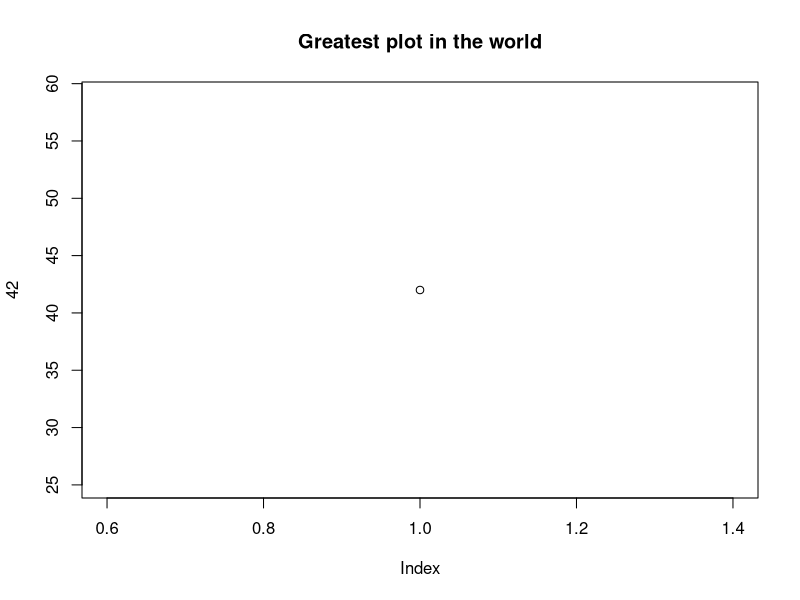
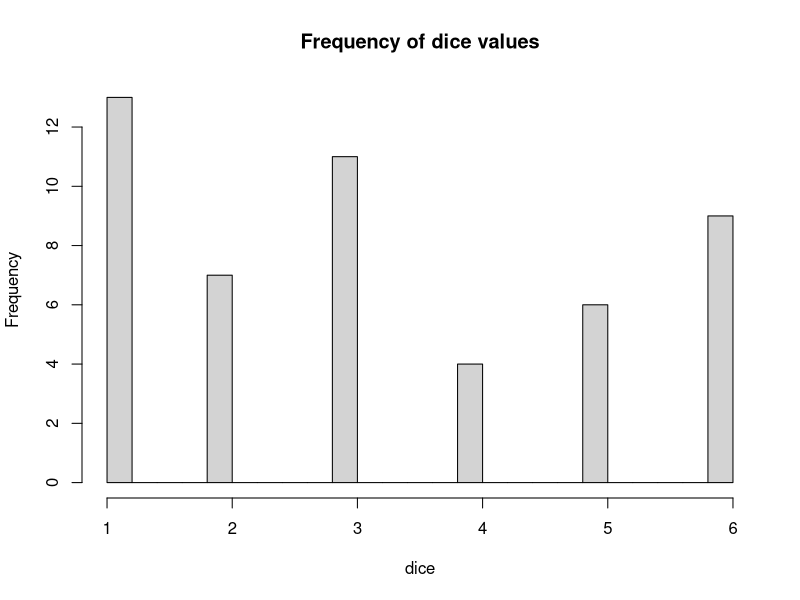
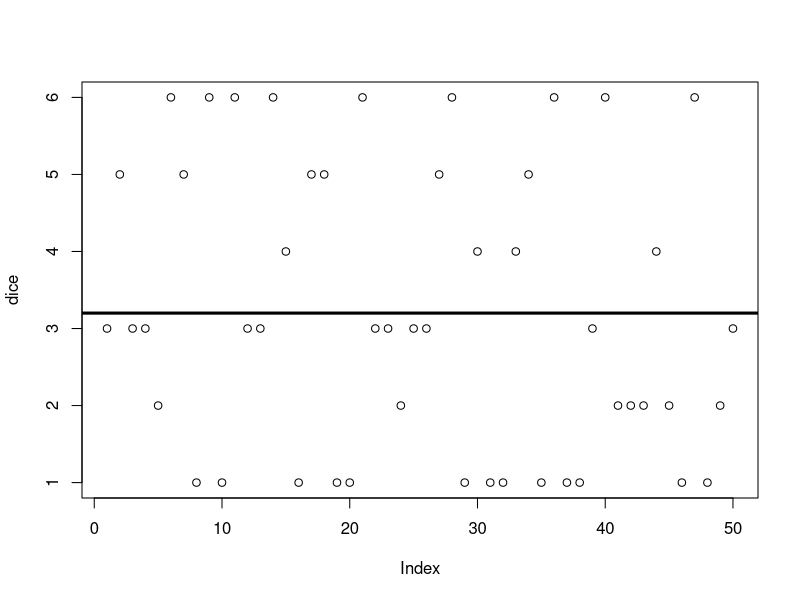
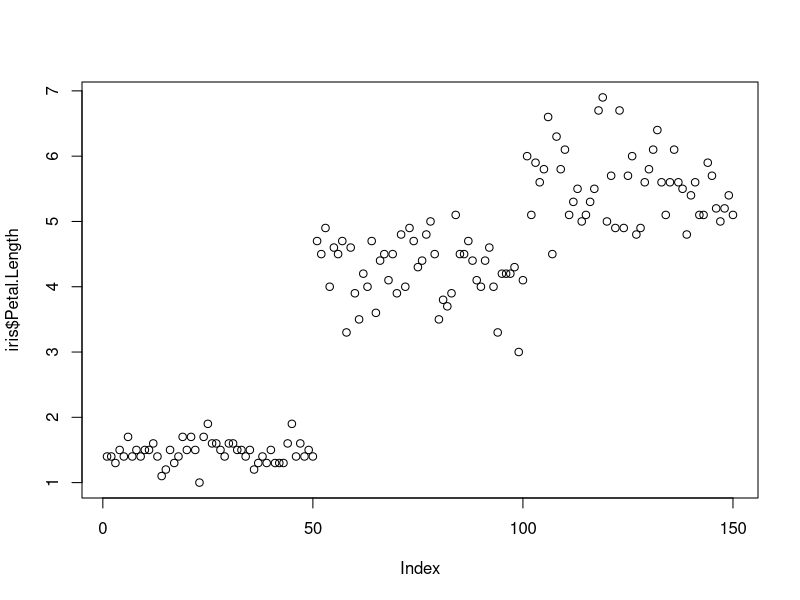
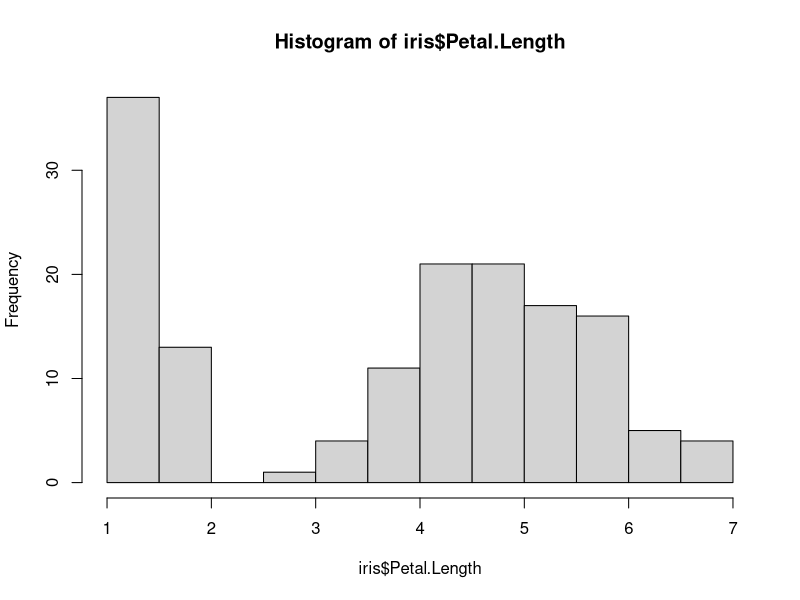
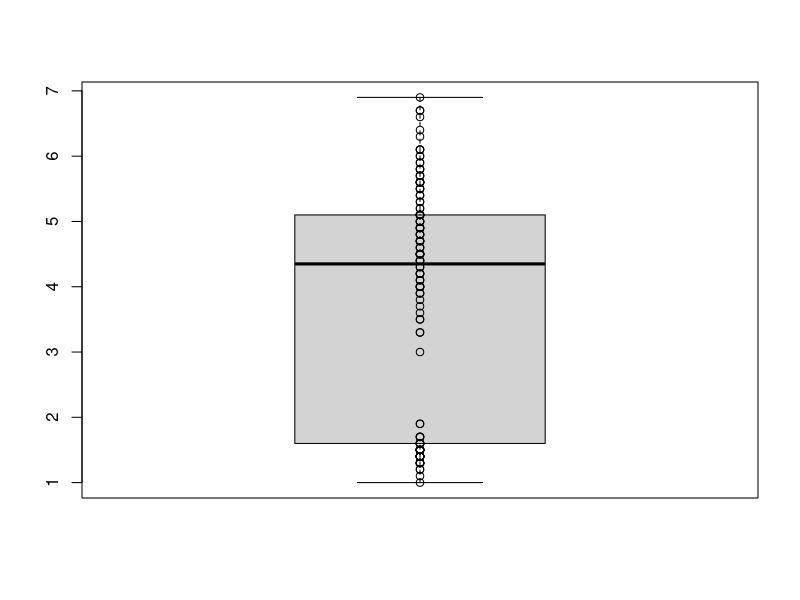
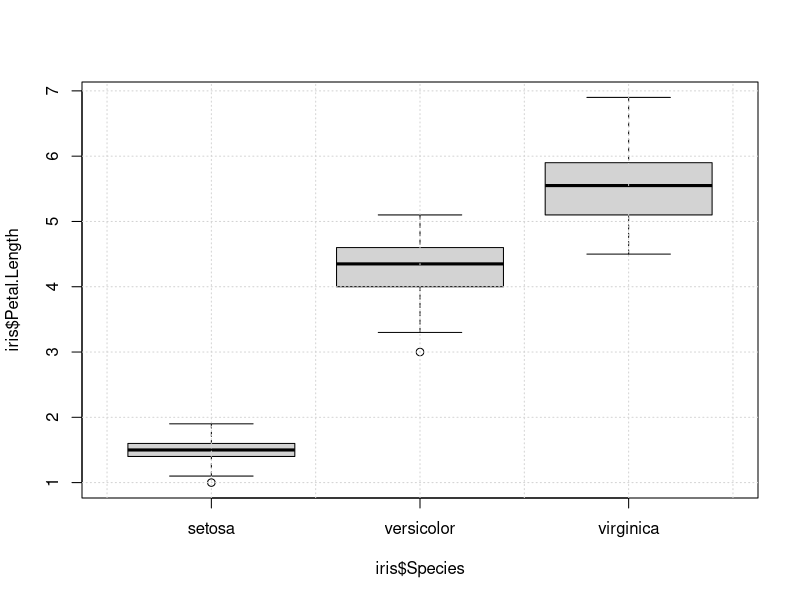
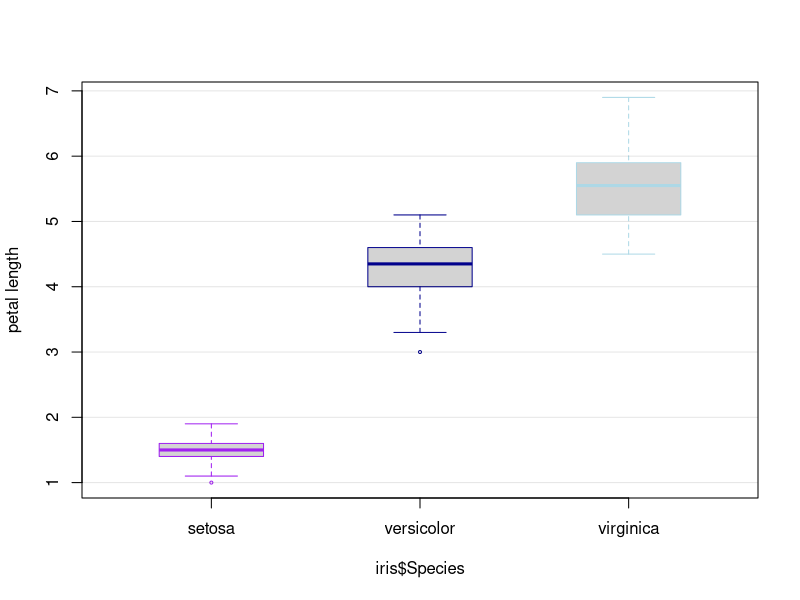

Recreate these plots in R, in order.
## ---- chunk 1
sum(1,10) # cursor on the line, press CTRL+ENTER (or CMD+ENTER on Mac)
# You should see the output (sum of 1 and 10) in the console. Note that you can also write commands directly in the console, and executing them with ENTER. Try some simple maths: write 2*3+1 in the console below, and press ENTER.

# Important: you can always get help for a function and check its input parameters by executing 
help(sum)  # put the name of any function in the brackets
# ...or by searching for the function by name in the Help tab on the right.

# Let's plot something. The command for plotting is, surprisingly, plot().
plot(42, main = "Greatest plot in the world") # execute the command; a plot should appear on the right.
# OK, this was not very exciting. But notice that a function can have multiple inputs, or arguments. In this case, the first argument is the data (a vector of length one), and the second is 'main', which specifies the main title of the plot. 
# Note that you can make to plot bigger by pressing the 'Zoom' button above the plot panel on the right.

# Let's create some data to play with. We'll use the sample() command, which creates random numbers from a predifined sample. Basically it's like rolling a dice some n times, and recording the results.
sample(x = 1:6, size = 50, replace = T) # execute this; its output is 50 numbers 

# If an output is not assigned to some object, it usually just gets printed in the console. It would be easier to work with data, if we saved it in an object. For this, we need to learn assignement, which in R works using the equals = symbol (or the <-, but let's stick with = for simplicity).
dice = sample(x = 1:6, size = 50, replace = T)  # what it means: xdata is the name of a (new) object, the equals sign (=) signifies assignement, with the object on the left and the data on the right. In this case, the data is the output of the sample() function. Instead of printing in the console, the output is assigned to the object.
dice # execute to inspect: calling an object usually prints its contents into the console below.
# Let's plot:
hist(dice, breaks=20, main="Frequency of dice values") # plots a histogram (distribution of values)
plot(dice)               # plots data as it is ordered in the object
xmean = mean(dice)       # calculate the mean of the 50 dice throws
abline(h = xmean, lwd=3) # plot the mean as a horizontal line

## ---- chunk 2
data("iris")  # load the data into the workspace (or "global environment").
# In RStudio, you can have a look at the dataframe by clicking on the little "table" icon next to it in the Environment section (top right).

# We can also inspect the data using R commands.
head(iris)     # prints the first rows
summary(iris)  # produces an automatic summary of the columns
help(iris)     # built in datasets often have help files attached

# Plotting time! Let's see for example how long the petals are in the dataset
iris$Petal.Length       # the $ is used for accessing (named) column of a dataframe
iris[, "Petal.Length"]  # this is the other indexing notation
plot(iris$Petal.Length) # two observations: there is quite a bit of variation, and it seems there are clusters in the data
hist(iris$Petal.Length, breaks=10) # a histogram shows the distribution of values ('breaks' change resolution)
boxplot(iris$Petal.Length)         # a boxplot is like a visual summary()
points(x=rep(1, nrow(iris)), y=iris$Petal.Length) # could also add actual datapoints

# Here's something to try: the default color of the points is black. Change it to something else by adding the parameter col to the points command (remember, parameters are separated by commas, and they are given values using the = sign; color names must be in quotes, e.g., "red").

# Plot boxplots, grouped by the Species variable:
boxplot(iris$Petal.Length ~ iris$Species) # note the ~ notation
grid() # why not add a grid for reference

# A slightly nicer version:
boxplot(iris$Petal.Length ~ iris$Species, ylab="petal length", 
        border=c("purple", "darkblue", "lightblue"), boxwex=0.5, cex=0.4) 
abline(h=1:7, col=rgb(0,0,0,0.1))  # adds vertical lines instead of full grid

## ---- chunk 3
# An example of how RGB color mixing works.
xpar=par(no.readonly = T)
par(bg="black", mar=c(0,0,1,0), mfrow=c(2,1))
plot(NA, ylim=c(-0.1,1.1), xlim=c(-0.1,1.1), type="n", xaxt="n", yaxt="n", main="")
mtext("red vs blue, green=0", col="white")
g=0
for(r in seq(0,1,0.2) ){
  for(b in seq(0,1,0.2)){
    points(r, b, col=rgb(red=r,green=g,blue=b, alpha=1), pch=16, cex=6, lwd=1)
    text(r, b, paste0("rgb(",paste( c(r,g,b), collapse=","), ")"),cex=0.7, col="white", family="mono", font=2) #rgb(red=r,green=g,blue=b, alpha=1)
  } 
}
plot(NA, ylim=c(-0.1,1.1), xlim=c(-0.1,1.1), type="n", xaxt="n", yaxt="n", main="")
mtext("red vs blue, green=0.5", col="white")
g=0.5
for(r in seq(0,1,0.2) ){
  for(b in seq(0,1,0.2)){
    points(r, b, col=rgb(red=r,green=g,blue=b, alpha=1), pch=16, cex=6, lwd=1)
    text(r, b, paste0("rgb(",paste( c(r,g,b), collapse=","), ")"),cex=0.7, col="white", family="mono", font=2)
  } 
}
par(xpar)

## ---- chunk 4

plot(iris$Sepal.Length, iris$Sepal.Width) # no interaction?

# Why not color-code by species. This method also makes use of the [ ] indexing.
iriscolors= c(rgb(0.5,0,0.9, 0.6), rgb(0,0,0.6,0.6), rgb(0,0.7,1,0.6)) # c("purple", "darkblue", "lightblue") but with transparency
irispoints = c(15,16,17)  # see help(points) for more
plot(iris$Sepal.Length, iris$Sepal.Width, 
     col=iriscolors[iris$Species], pch=20)  # pch sets the point type
grid(col=rgb(0,0,0,0.3), lty=3)
legend("topleft", pch=20, legend = levels(iris$Species), col=iriscolors, cex=0.7, bty="n") # add legend
# Whoa... This is suddenly a lot of code out of nowhere. If some of it looks overwhelming, worry not, everything will become clear once you get into R a bit more. 

# Add some detail to make this legible to the colour-blind, and printable in black-and-white
irispoints = c(15,16,17)  # see help(points) for more
plot(iris$Sepal.Length, iris$Sepal.Width, 
     col = iriscolors[iris$Species] , pch = irispoints[iris$Species])

# Make this publication-ready by adding proper labels
plot(iris$Sepal.Length, iris$Sepal.Width, 
     col=iriscolors[iris$Species] , pch=irispoints[iris$Species],
     main="Iris sepals in three species", xlab="Sepal length", ylab="Sepal width")
grid(col=rgb(0, 0, 0, 0.2)) # 0,0,0 results in black, 0.2 alpha makes it transparent (so, grey on a white background)
legend("topleft", pch=irispoints, legend = levels(iris$Species), col=iriscolors, cex=0.7, bty="n")

## ---- chunk 5
# This time we'll generate some random data and pretend it's real data.
# "The following data are reaction times to stimuli of one individual, over 100 trials, in an experiment on...whatever"
retime = c(runif(20, 0,0.1), seq(0.1, 2.8,length.out = 80)) *  runif(100, 0.7, 1.1 )

# Have a look at the raw data first! (by now you already know how to do it)

# Now let's plot it
plot(retime, ylab="reaction time") # this plots points though

## ---- chunk 6
boubakiki = data.frame(
  meanings=c(
    sample(c("big", "small"),25,T, prob=c(0.8,0.2)), 
    sample(c("big", "small"),24,T, prob=c(0.3,0.7))
    ),
  words=c(rep("bouba",25), rep("kiki",24))
  ) # this command will create the random data

# Have a look at the raw data first.

# In addition to eyeballing the data, use the following commands: nrow(), dim()

# Now let's use the table() function to make sense of it:
bktable = table(boubakiki)
bktable
mosaicplot(bktable, col=c("orange", "navy"))  # a simple mosaic plot, displays proportions
barplot(bktable, ylab="big       small")         # a barplot, displays counts
## ---- chunk 7
# Let's create an object with a bunch of text:
sometext = "In a hole in the ground there lived a hobbit. Not a nasty, dirty, wet hole, filled with the ends of worms and an oozy smell, nor yet a dry, bare, sandy hole with nothing in it to sit down on or to eat: it was a hobbit-hole, and that means comfort. It had a perfectly round door like a porthole, painted green, with a shiny yellow brass knob in the exact middle. The door opened on to a tube-shaped hall like a tunnel: a very comfortable tunnel without smoke, with panelled walls, and floors tiled and carpeted, provided with polished chairs, and lots and lots of pegs for hats and coats—the hobbit was fond of visitors. The tunnel wound on and on, going fairly but not quite straight into the side of the hill — The Hill, as all the people for many miles round called it — and many little round doors opened out of it, first on one side and then on another. No going upstairs for the hobbit: bedrooms, bathrooms, cellars, pantries (lots of these), wardrobes (he had whole rooms devoted to clothes), kitchens, dining-rooms, all were on the same floor, and indeed on the same passage. The best rooms were all on the left-hand side (going in), for these were the only ones to have windows, deep-set round windows looking over his garden, and meadows beyond, sloping down to the river."

# Now let's do some very basic preprocessing to be able to work with the words in the text:
clean = gsub("[[:punct:]]", "", sometext) # remove punctuation (that weird thing inside the gsub (R's find-and-replace command) is a regular expression; don't ask, it just works)
cleanlow = tolower(clean) # make everything lowecase
words = strsplit(cleanlow, split=" ")[[1]]
# Inspect the object we just created. It should be a vector of 232 words.

# Some ways to inspect and visualize textual data
sortedwords = sort(table(words)) # counts the words and sorts them
# Exercise: have a look at the data using the head() and tail() commands

plot(sortedwords, xaxt="n")
axis(1, 1:length(sortedwords), names(sortedwords), las=2, cex.axis=0.5) # add the words

# Time to use the wordcloud package we installed earlier
library("wordcloud") # load the package (needs to be done again when you start R again)
wordfreqs = as.numeric(sortedwords) # get the frequencies from the table object

wordcloud(words = names(sortedwords), freq=wordfreqs, min.freq = 0) # needs the wordcloud package to work

# Note: if R gives you errors (saying word x could not fit), ignore them. Also, if plots look strange after using wordcloud, use the dev.off() command to reset graphics.
